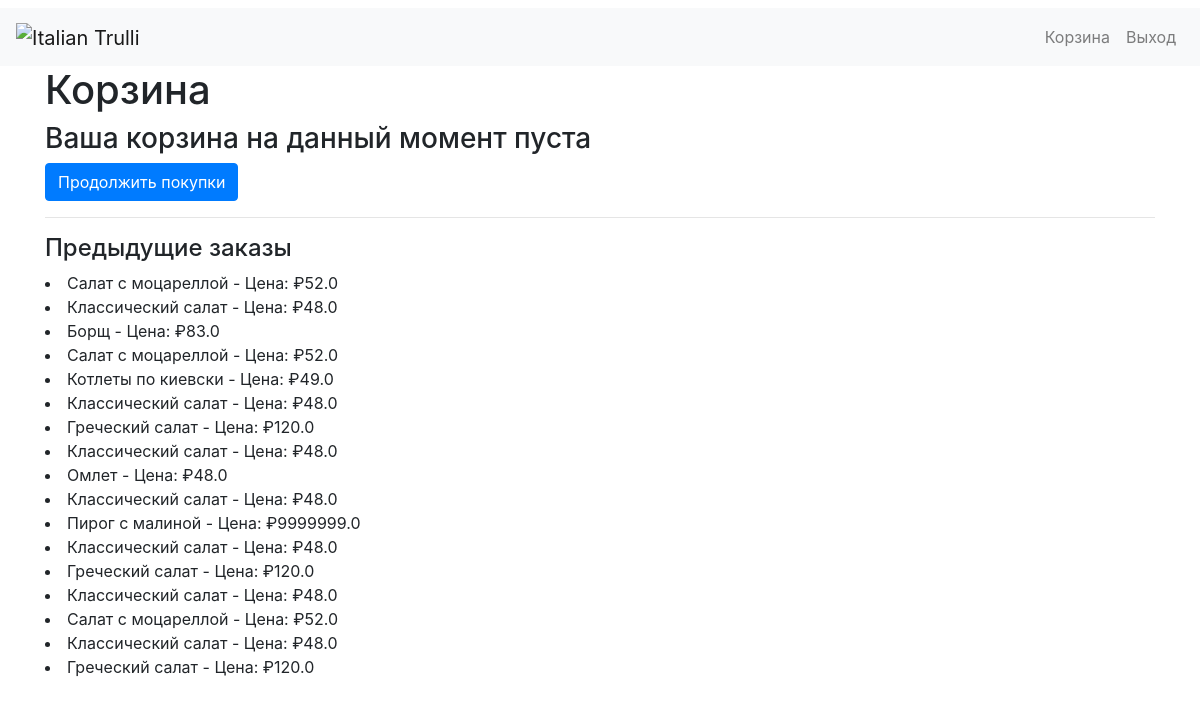
Page /cart (signed in) on the committed database.
### orders/models.py (models this page shows, shortened)
class Cart_List(models.Model):
	user_id = models.ForeignKey(User, on_delete=models.CASCADE)
	item_id = models.ForeignKey(Item_List, on_delete=models.CASCADE)
	size = models.ForeignKey(Size, on_delete=models.CASCADE, null=True, blank=True,)
	toppings = models.ManyToManyField(Topping, blank=True)
	calculated_price = models.FloatField()
	is_current = models.BooleanField(default=True)
	def __str__(self):
		if self.size ==None:
			return f" {self.item_id.name} - Цена: ₽{self.calculated_price}"
		else:
			return f""

class Item_List(models.Model):
	category = models.ForeignKey(Category, on_delete=models.CASCADE)
	name = models.CharField(max_length=64)
	price = models.FloatField(default=0)
	image = models.CharField(max_length=128, default="img.jpg")
	amount = models.IntegerField(default=0)

### orders/views.py (the view)
# urls.py: path("cart", views.cart_view, name="cart"),
def cart_view(request):
	if request.method == "POST":
		item_id = request.POST.get("item_id")
		size = request.POST.get("size_id")
		user = request.user
		p = Item_List.objects.get(pk=item_id)
		if size and int(size) == 7:
			total_price = p.price
		else:
			total_price = p.price
		if size == None:
			new_item = Cart_List(user_id=user, item_id=Item_List.objects.get(pk = item_id), size=None, calculated_price=total_price)
		else:
			new_item = Cart_List(user_id=user, item_id=Item_List.objects.get(pk = item_id), size=Size.objects.get(pk = size), calculated_price=total_price)
		new_item.save()
		messages.success(request, "Блюдо добавлено в корзину!")
		return HttpResponseRedirect(reverse("index"))
	else:
		try:
			cart = Cart_List.objects.filter(user_id=request.user, is_current=True)
		except Cart_List.DoesNotExist:
			raise Http404("Такого домена еще нет")
		total_price = cart.aggregate(Sum('calculated_price'))['calculated_price__sum']
		cart_ordered = Cart_List.objects.filter(user_id=request.user, is_current=False)
		context = {
		"cart_items" : cart,
		"total_price": total_price,
		"cart_items_ordered" : cart_ordered,
		}
		return render(request, "orders/cart.html", context)

### orders/templates/orders/cart.html (shortened to what this page needs)
{% extends "orders/base.html" %}
{% load humanize %}
{% block body %}
<h1>Корзина</h1>
{% if cart_items %}
		<form action="{% url 'order' %}" method="post">
{% csrf_token %}
  <div class="form-group">
	<ul>
  	{% for item in cart_items %}
<li>
	<!-- <div class="card" style="width: 18rem;">
		<div class="card-body">
			<h5>
				<label for="exampleFormControlSelect1">
					<input type="hidden" value="{{item.id}}" name="cart_id"> -->
					<p>{{ item }}</p>
				<!-- </label>
			</h5>
		</div>
	</div> -->
</li>
{% endfor %}
</ul>
   <hr>
<h4>Суммарная цена : ₽ {{total_price|floatformat:2}}</h4>
  </div>
  <a href="/payment" class="btn btn-primary" type="submit" role="button" data-bs-toggle="button">Оплатить</a> <button type="{% url 'removefromcart' 0 %}" class="btn btn-outline-danger">Очистить корзину</button>
</form>
{% else %}
<h3>Ваша корзина на данный момент пуста</h3>
<form action="{% url 'index'%}">
    <button class="btn btn-primary" type="submit">Продолжить покупки</button>
</form>
{% endif %}
<hr>
{% if cart_items_ordered %}
<h4>Предыдущие заказы</h4>
{% for item in cart_items_ordered %}
<li> {{ item }}</li>
{% endfor %}
{% endif %}
{% endblock %}

### rows in the picture
Cart_List: size+item_id+calculated_price "Салат с моцареллой - Цена: ₽52.0"
Cart_List: size+item_id+calculated_price "Классический салат - Цена: ₽48.0"
Cart_List: size+item_id+calculated_price "Борщ - Цена: ₽83.0"
Cart_List: size+item_id+calculated_price "Салат с моцареллой - Цена: ₽52.0"
Cart_List: size+item_id+calculated_price "Котлеты по киевски - Цена: ₽49.0"
Cart_List: size+item_id+calculated_price "Классический салат - Цена: ₽48.0"
Cart_List: size+item_id+calculated_price "Греческий салат - Цена: ₽120.0"
Cart_List: size+item_id+calculated_price "Классический салат - Цена: ₽48.0"
Cart_List: size+item_id+calculated_price "Омлет - Цена: ₽48.0"
Cart_List: size+item_id+calculated_price "Классический салат - Цена: ₽48.0"
Cart_List: size+item_id+calculated_price "Пирог с малиной - Цена: ₽9999999.0"
Cart_List: size+item_id+calculated_price "Классический салат - Цена: ₽48.0"
Cart_List: size+item_id+calculated_price "Греческий салат - Цена: ₽120.0"
Cart_List: size+item_id+calculated_price "Классический салат - Цена: ₽48.0"
Cart_List: size+item_id+calculated_price "Салат с моцареллой - Цена: ₽52.0"
Cart_List: size+item_id+calculated_price "Классический салат - Цена: ₽48.0"
Cart_List: size+item_id+calculated_price "Греческий салат - Цена: ₽120.0"
